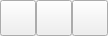
<?xml version="1.0" encoding="UTF-8"?>
<ui version="4.0">
 <class>ButtonsWidget</class>
 <widget class="QWidget" name="ButtonsWidget">
  <property name="geometry">
   <rect>
    <x>0</x>
    <y>0</y>
    <width>108</width>
    <height>36</height>
   </rect>
  </property>
  <property name="sizePolicy">
   <sizepolicy hsizetype="Fixed" vsizetype="Fixed">
    <horstretch>0</horstretch>
    <verstretch>0</verstretch>
   </sizepolicy>
  </property>
  <property name="minimumSize">
   <size>
    <width>108</width>
    <height>36</height>
   </size>
  </property>
  <property name="maximumSize">
   <size>
    <width>108</width>
    <height>36</height>
   </size>
  </property>
  <widget class="QPushButton" name="installButton">
   <property name="geometry">
    <rect>
     <x>0</x>
     <y>0</y>
     <width>36</width>
     <height>36</height>
    </rect>
   </property>
   <property name="focusPolicy">
    <enum>Qt::NoFocus</enum>
   </property>
   <property name="text">
    <string/>
   </property>
   <property name="icon">
    <iconset resource="icons.qrc">
     <normaloff>:/Icons/download.png</normaloff>:/Icons/download.png</iconset>
   </property>
   <property name="iconSize">
    <size>
     <width>32</width>
     <height>32</height>
    </size>
   </property>
  </widget>
  <widget class="QPushButton" name="removeButton">
   <property name="geometry">
    <rect>
     <x>72</x>
     <y>0</y>
     <width>36</width>
     <height>36</height>
    </rect>
   </property>
   <property name="focusPolicy">
    <enum>Qt::NoFocus</enum>
   </property>
   <property name="text">
    <string/>
   </property>
   <property name="icon">
    <iconset resource="icons.qrc">
     <normaloff>:/Icons/delete.png</normaloff>:/Icons/delete.png</iconset>
   </property>
   <property name="iconSize">
    <size>
     <width>32</width>
     <height>32</height>
    </size>
   </property>
  </widget>
  <widget class="QPushButton" name="runButton">
   <property name="geometry">
    <rect>
     <x>36</x>
     <y>0</y>
     <width>36</width>
     <height>36</height>
    </rect>
   </property>
   <property name="focusPolicy">
    <enum>Qt::NoFocus</enum>
   </property>
   <property name="text">
    <string/>
   </property>
   <property name="icon">
    <iconset resource="icons.qrc">
     <normaloff>:/Icons/run.png</normaloff>:/Icons/run.png</iconset>
   </property>
   <property name="iconSize">
    <size>
     <width>32</width>
     <height>32</height>
    </size>
   </property>
   <property name="flat">
    <bool>false</bool>
   </property>
  </widget>
 </widget>
 <resources>
  <include location="icons.qrc"/>
 </resources>
 <connections/>
</ui>
